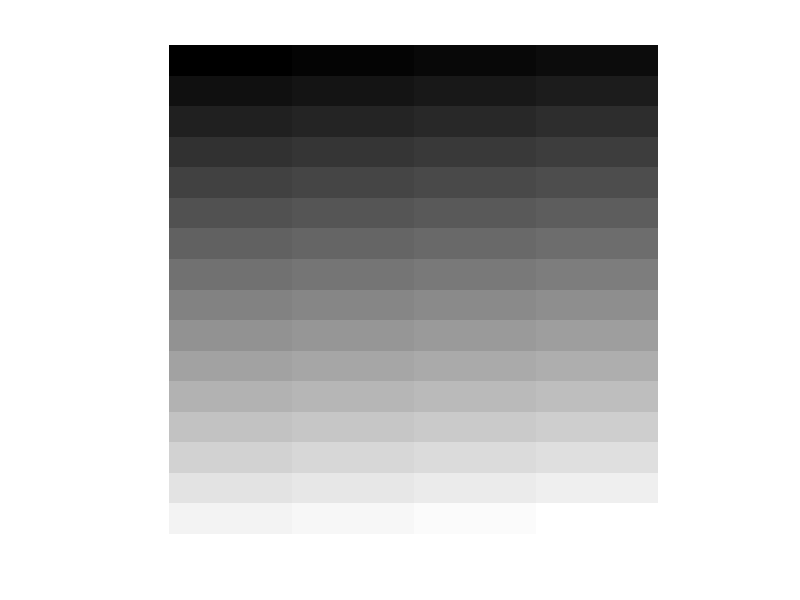

Recreate this plot in MATLAB.
%Program name: PMatrix Practice
%Authored by: Michael Gerrard Guerrero , Colton Collins
%Last Modified: 01.27.17
Mat = zeros(16,16);
Index = 0;
for row=1:16
       for col=1:16;
           Index = Index +1;
           Mat(row, col) = Index;
       end
end
Image = mat2gray(Mat);
imshow(Image);